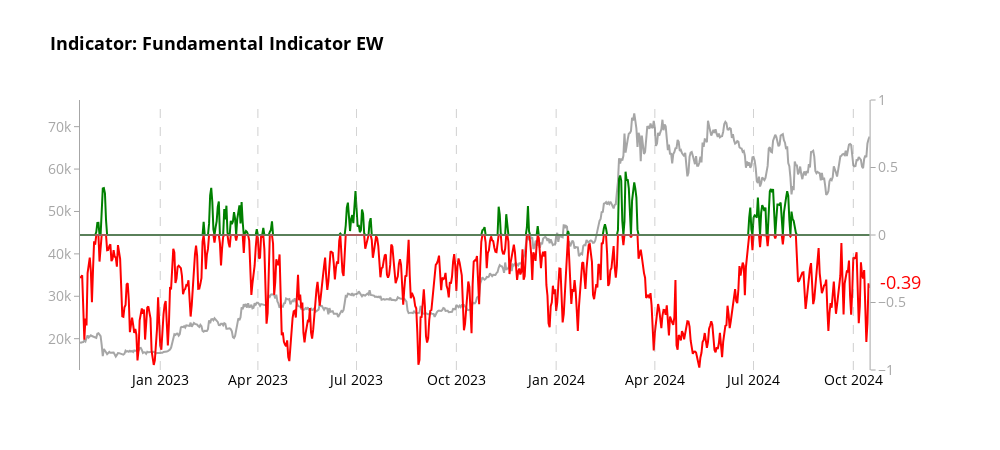
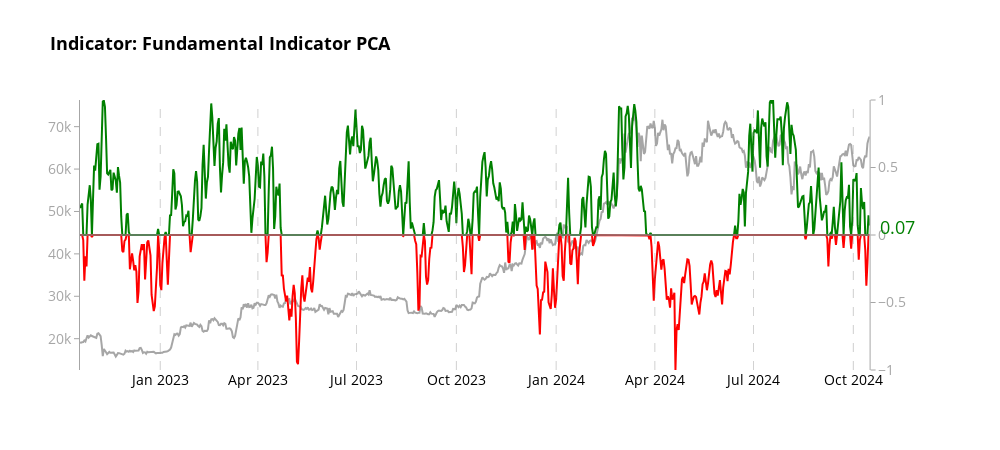
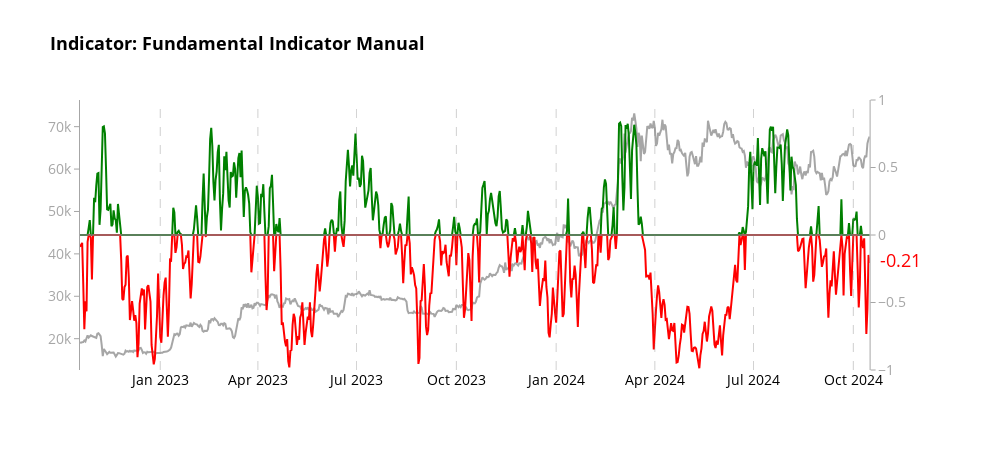

The notebook cell these images were saved under, in order:
### Code cell
# Create charts for each aggregator
aggregators = [
    ('aggregate_indicator_equalweight', "Indicator: Fundamental Indicator EW"),
    ('aggregate_indicator_PCA', "Indicator: Fundamental Indicator PCA"),
    ('aggregate_indicator_manual', "Indicator: Fundamental Indicator Manual")
    
]

for aggregator, title in aggregators:
    fig = create_aggregator_chart(merged_df, aggregator, title)
    
    # Shows the plot
    fig.show()
    
    # Optionally, save the plot as an HTML file
    pio.write_html(fig, file=f'aggregated_analysis_fundamental_{aggregator}_two_year.html')

print("All charts have been displayed and saved as separate HTML files.")

### Figure 1 — Plotly figure (JSON) as saved in the notebook; plotly's stock layout.template omitted (floating-point values rounded to 4 significant figures; data arrays with more than 128 entries replaced by an {"elided": "..."} marker saying what was removed)
{"data": [{"line": {"color": "rgba(128, 128, 128, 0.7)", "width": 2}, "mode": "lines", "name": "Price USD", "x": {"elided": "729 str values"}, "y": {"elided": "729 float values"}, "type": "scatter", "xaxis": "x", "yaxis": "y"}, {"fill": "tozeroy", "fillcolor": "rgba(255,0,0,0)", "line": {"color": "green", "width": 2}, "mode": "lines", "name": "aggregate_indicator_equalweight (Positive)", "x": {"elided": "729 str values"}, "y": {"elided": "729 float values"}, "type": "scatter", "xaxis": "x", "yaxis": "y2"}, {"fill": "tozeroy", "fillcolor": "rgba(0,0,255,0)", "line": {"color": "red", "width": 2}, "mode": "lines", "name": "aggregate_indicator_equalweight (Negative)", "x": {"elided": "729 str values"}, "y": {"elided": "729 float values"}, "type": "scatter", "xaxis": "x", "yaxis": "y2"}, {"hoverinfo": "skip", "line": {"color": "rgba(128, 128, 128, 0.7)", "width": 2}, "showlegend": false, "x": {"elided": "729 str values"}, "y": {"elided": "729 int values"}, "type": "scatter", "xaxis": "x", "yaxis": "y2"}], "layout": {"xaxis": {"anchor": "y", "domain": [0.0, 0.94], "tickfont": {"color": "black", "size": 14}, "showgrid": false, "zeroline": false}, "yaxis": {"anchor": "x", "domain": [0.0, 1.0], "tickfont": {"color": "rgba(128, 128, 128, 0.7)", "size": 14}, "title": {"font": {"size": 18}, "text": ""}, "showgrid": false, "zeroline": false, "showline": true, "linecolor": "rgba(128, 128, 128, 0.7)", "ticks": "outside", "tickcolor": "rgba(128, 128, 128, 0.7)"}, "yaxis2": {"anchor": "x", "overlaying": "y", "side": "right", "tickfont": {"color": "rgba(128, 128, 128, 0.7)", "size": 14}, "title": {"font": {"size": 18}, "text": ""}, "showgrid": false, "range": [-1, 1], "zeroline": false, "showline": true, "linecolor": "rgba(128, 128, 128, 0.7)", "ticks": "outside", "tickcolor": "rgba(128, 128, 128, 0.7)"}, "shapes": [{"line": {"color": "rgba(128, 128, 128, 0.7)", "dash": "dash", "width": 0.75}, "opacity": 0.7, "type": "line", "x0": "2023-01-01T00:00:00", "x1": "2023-01-01T00:00:00", "xref": "x", "y0": 0, "y1": 1, "yref": "y domain"}, {"line": {"color": "rgba(128, 128, 128, 0.7)", "dash": "dash", "width": 0.75}, "opacity": 0.7, "type": "line", "x0": "2024-01-01T00:00:00", "x1": "2024-01-01T00:00:00", "xref": "x", "y0": 0, "y1": 1, "yref": "y domain"}, {"line": {"color": "rgba(128, 128, 128, 0.7)", "dash": "dash", "width": 0.75}, "opacity": 0.7, "type": "line", "x0": "2023-04-01T00:00:00", "x1": "2023-04-01T00:00:00", "xref": "x", "y0": 0, "y1": 1, "yref": "y domain"}, {"line": {"color": "rgba(128, 128, 128, 0.7)", "dash": "dash", "width": 0.75}, "opacity": 0.7, "type": "line", "x0": "2024-04-01T00:00:00", "x1": "2024-04-01T00:00:00", "xref": "x", "y0": 0, "y1": 1, "yref": "y domain"}, {"line": {"color": "rgba(128, 128, 128, 0.7)", "dash": "dash", "width": 0.75}, "opacity": 0.7, "type": "line", "x0": "2023-07-01T00:00:00", "x1": "2023-07-01T00:00:00", "xref": "x", "y0": 0, "y1": 1, "yref": "y domain"}, {"line": {"color": "rgba(128, 128, 128, 0.7)", "dash": "dash", "width": 0.75}, "opacity": 0.7, "type": "line", "x0": "2024-07-01T00:00:00", "x1": "2024-07-01T00:00:00", "xref": "x", "y0": 0, "y1": 1, "yref": "y domain"}, {"line": {"color": "rgba(128, 128, 128, 0.7)", "dash": "dash", "width": 0.75}, "opacity": 0.7, "type": "line", "x0": "2023-10-01T00:00:00", "x1": "2023-10-01T00:00:00", "xref": "x", "y0": 0, "y1": 1, "yref": "y domain"}, {"line": {"color": "rgba(128, 128, 128, 0.7)", "dash": "dash", "width": 0.75}, "opacity": 0.7, "type": "line", "x0": "2024-10-01T00:00:00", "x1": "2024-10-01T00:00:00", "xref": "x", "y0": 0, "y1": 1, "yref": "y domain"}], "annotations": [{"align": "left", "font": {"color": "red", "size": 18}, "showarrow": false, "text": "-0.39", "x": 0.95, "xanchor": "left", "xref": "paper", "y": -0.3453, "yanchor": "middle", "yref": "y2"}], "title": {"font": {"color": "black", "size": 18, "weight": "bold"}, "text": "Indicator: Fundamental Indicator EW"}, "font": {"color": "black", "size": 14}, "showlegend": false, "hovermode": "x unified", "plot_bgcolor": "white", "paper_bgcolor": "white", "width": 1000, "height": 450}}

### Figure 2 — Plotly figure (JSON) as saved in the notebook; plotly's stock layout.template omitted (floating-point values rounded to 4 significant figures; data arrays with more than 128 entries replaced by an {"elided": "..."} marker saying what was removed)
{"data": [{"line": {"color": "rgba(128, 128, 128, 0.7)", "width": 2}, "mode": "lines", "name": "Price USD", "x": {"elided": "729 str values"}, "y": {"elided": "729 float values"}, "type": "scatter", "xaxis": "x", "yaxis": "y"}, {"fill": "tozeroy", "fillcolor": "rgba(255,0,0,0)", "line": {"color": "green", "width": 2}, "mode": "lines", "name": "aggregate_indicator_PCA (Positive)", "x": {"elided": "729 str values"}, "y": {"elided": "729 float values"}, "type": "scatter", "xaxis": "x", "yaxis": "y2"}, {"fill": "tozeroy", "fillcolor": "rgba(0,0,255,0)", "line": {"color": "red", "width": 2}, "mode": "lines", "name": "aggregate_indicator_PCA (Negative)", "x": {"elided": "729 str values"}, "y": {"elided": "729 float values"}, "type": "scatter", "xaxis": "x", "yaxis": "y2"}, {"hoverinfo": "skip", "line": {"color": "rgba(128, 128, 128, 0.7)", "width": 2}, "showlegend": false, "x": {"elided": "729 str values"}, "y": {"elided": "729 int values"}, "type": "scatter", "xaxis": "x", "yaxis": "y2"}], "layout": {"xaxis": {"anchor": "y", "domain": [0.0, 0.94], "tickfont": {"color": "black", "size": 14}, "showgrid": false, "zeroline": false}, "yaxis": {"anchor": "x", "domain": [0.0, 1.0], "tickfont": {"color": "rgba(128, 128, 128, 0.7)", "size": 14}, "title": {"font": {"size": 18}, "text": ""}, "showgrid": false, "zeroline": false, "showline": true, "linecolor": "rgba(128, 128, 128, 0.7)", "ticks": "outside", "tickcolor": "rgba(128, 128, 128, 0.7)"}, "yaxis2": {"anchor": "x", "overlaying": "y", "side": "right", "tickfont": {"color": "rgba(128, 128, 128, 0.7)", "size": 14}, "title": {"font": {"size": 18}, "text": ""}, "showgrid": false, "range": [-1, 1], "zeroline": false, "showline": true, "linecolor": "rgba(128, 128, 128, 0.7)", "ticks": "outside", "tickcolor": "rgba(128, 128, 128, 0.7)"}, "shapes": [{"line": {"color": "rgba(128, 128, 128, 0.7)", "dash": "dash", "width": 0.75}, "opacity": 0.7, "type": "line", "x0": "2023-01-01T00:00:00", "x1": "2023-01-01T00:00:00", "xref": "x", "y0": 0, "y1": 1, "yref": "y domain"}, {"line": {"color": "rgba(128, 128, 128, 0.7)", "dash": "dash", "width": 0.75}, "opacity": 0.7, "type": "line", "x0": "2024-01-01T00:00:00", "x1": "2024-01-01T00:00:00", "xref": "x", "y0": 0, "y1": 1, "yref": "y domain"}, {"line": {"color": "rgba(128, 128, 128, 0.7)", "dash": "dash", "width": 0.75}, "opacity": 0.7, "type": "line", "x0": "2023-04-01T00:00:00", "x1": "2023-04-01T00:00:00", "xref": "x", "y0": 0, "y1": 1, "yref": "y domain"}, {"line": {"color": "rgba(128, 128, 128, 0.7)", "dash": "dash", "width": 0.75}, "opacity": 0.7, "type": "line", "x0": "2024-04-01T00:00:00", "x1": "2024-04-01T00:00:00", "xref": "x", "y0": 0, "y1": 1, "yref": "y domain"}, {"line": {"color": "rgba(128, 128, 128, 0.7)", "dash": "dash", "width": 0.75}, "opacity": 0.7, "type": "line", "x0": "2023-07-01T00:00:00", "x1": "2023-07-01T00:00:00", "xref": "x", "y0": 0, "y1": 1, "yref": "y domain"}, {"line": {"color": "rgba(128, 128, 128, 0.7)", "dash": "dash", "width": 0.75}, "opacity": 0.7, "type": "line", "x0": "2024-07-01T00:00:00", "x1": "2024-07-01T00:00:00", "xref": "x", "y0": 0, "y1": 1, "yref": "y domain"}, {"line": {"color": "rgba(128, 128, 128, 0.7)", "dash": "dash", "width": 0.75}, "opacity": 0.7, "type": "line", "x0": "2023-10-01T00:00:00", "x1": "2023-10-01T00:00:00", "xref": "x", "y0": 0, "y1": 1, "yref": "y domain"}, {"line": {"color": "rgba(128, 128, 128, 0.7)", "dash": "dash", "width": 0.75}, "opacity": 0.7, "type": "line", "x0": "2024-10-01T00:00:00", "x1": "2024-10-01T00:00:00", "xref": "x", "y0": 0, "y1": 1, "yref": "y domain"}], "annotations": [{"align": "left", "font": {"color": "green", "size": 18}, "showarrow": false, "text": "0.07", "x": 0.95, "xanchor": "left", "xref": "paper", "y": 0.06215, "yanchor": "middle", "yref": "y2"}], "title": {"font": {"color": "black", "size": 18, "weight": "bold"}, "text": "Indicator: Fundamental Indicator PCA"}, "font": {"color": "black", "size": 14}, "showlegend": false, "hovermode": "x unified", "plot_bgcolor": "white", "paper_bgcolor": "white", "width": 1000, "height": 450}}

### Figure 3 — Plotly figure (JSON) as saved in the notebook; plotly's stock layout.template omitted (floating-point values rounded to 4 significant figures; data arrays with more than 128 entries replaced by an {"elided": "..."} marker saying what was removed)
{"data": [{"line": {"color": "rgba(128, 128, 128, 0.7)", "width": 2}, "mode": "lines", "name": "Price USD", "x": {"elided": "729 str values"}, "y": {"elided": "729 float values"}, "type": "scatter", "xaxis": "x", "yaxis": "y"}, {"fill": "tozeroy", "fillcolor": "rgba(255,0,0,0)", "line": {"color": "green", "width": 2}, "mode": "lines", "name": "aggregate_indicator_manual (Positive)", "x": {"elided": "729 str values"}, "y": {"elided": "729 float values"}, "type": "scatter", "xaxis": "x", "yaxis": "y2"}, {"fill": "tozeroy", "fillcolor": "rgba(0,0,255,0)", "line": {"color": "red", "width": 2}, "mode": "lines", "name": "aggregate_indicator_manual (Negative)", "x": {"elided": "729 str values"}, "y": {"elided": "729 float values"}, "type": "scatter", "xaxis": "x", "yaxis": "y2"}, {"hoverinfo": "skip", "line": {"color": "rgba(128, 128, 128, 0.7)", "width": 2}, "showlegend": false, "x": {"elided": "729 str values"}, "y": {"elided": "729 int values"}, "type": "scatter", "xaxis": "x", "yaxis": "y2"}], "layout": {"xaxis": {"anchor": "y", "domain": [0.0, 0.94], "tickfont": {"color": "black", "size": 14}, "showgrid": false, "zeroline": false}, "yaxis": {"anchor": "x", "domain": [0.0, 1.0], "tickfont": {"color": "rgba(128, 128, 128, 0.7)", "size": 14}, "title": {"font": {"size": 18}, "text": ""}, "showgrid": false, "zeroline": false, "showline": true, "linecolor": "rgba(128, 128, 128, 0.7)", "ticks": "outside", "tickcolor": "rgba(128, 128, 128, 0.7)"}, "yaxis2": {"anchor": "x", "overlaying": "y", "side": "right", "tickfont": {"color": "rgba(128, 128, 128, 0.7)", "size": 14}, "title": {"font": {"size": 18}, "text": ""}, "showgrid": false, "range": [-1, 1], "zeroline": false, "showline": true, "linecolor": "rgba(128, 128, 128, 0.7)", "ticks": "outside", "tickcolor": "rgba(128, 128, 128, 0.7)"}, "shapes": [{"line": {"color": "rgba(128, 128, 128, 0.7)", "dash": "dash", "width": 0.75}, "opacity": 0.7, "type": "line", "x0": "2023-01-01T00:00:00", "x1": "2023-01-01T00:00:00", "xref": "x", "y0": 0, "y1": 1, "yref": "y domain"}, {"line": {"color": "rgba(128, 128, 128, 0.7)", "dash": "dash", "width": 0.75}, "opacity": 0.7, "type": "line", "x0": "2024-01-01T00:00:00", "x1": "2024-01-01T00:00:00", "xref": "x", "y0": 0, "y1": 1, "yref": "y domain"}, {"line": {"color": "rgba(128, 128, 128, 0.7)", "dash": "dash", "width": 0.75}, "opacity": 0.7, "type": "line", "x0": "2023-04-01T00:00:00", "x1": "2023-04-01T00:00:00", "xref": "x", "y0": 0, "y1": 1, "yref": "y domain"}, {"line": {"color": "rgba(128, 128, 128, 0.7)", "dash": "dash", "width": 0.75}, "opacity": 0.7, "type": "line", "x0": "2024-04-01T00:00:00", "x1": "2024-04-01T00:00:00", "xref": "x", "y0": 0, "y1": 1, "yref": "y domain"}, {"line": {"color": "rgba(128, 128, 128, 0.7)", "dash": "dash", "width": 0.75}, "opacity": 0.7, "type": "line", "x0": "2023-07-01T00:00:00", "x1": "2023-07-01T00:00:00", "xref": "x", "y0": 0, "y1": 1, "yref": "y domain"}, {"line": {"color": "rgba(128, 128, 128, 0.7)", "dash": "dash", "width": 0.75}, "opacity": 0.7, "type": "line", "x0": "2024-07-01T00:00:00", "x1": "2024-07-01T00:00:00", "xref": "x", "y0": 0, "y1": 1, "yref": "y domain"}, {"line": {"color": "rgba(128, 128, 128, 0.7)", "dash": "dash", "width": 0.75}, "opacity": 0.7, "type": "line", "x0": "2023-10-01T00:00:00", "x1": "2023-10-01T00:00:00", "xref": "x", "y0": 0, "y1": 1, "yref": "y domain"}, {"line": {"color": "rgba(128, 128, 128, 0.7)", "dash": "dash", "width": 0.75}, "opacity": 0.7, "type": "line", "x0": "2024-10-01T00:00:00", "x1": "2024-10-01T00:00:00", "xref": "x", "y0": 0, "y1": 1, "yref": "y domain"}], "annotations": [{"align": "left", "font": {"color": "red", "size": 18}, "showarrow": false, "text": "-0.21", "x": 0.95, "xanchor": "left", "xref": "paper", "y": -0.1833, "yanchor": "middle", "yref": "y2"}], "title": {"font": {"color": "black", "size": 18, "weight": "bold"}, "text": "Indicator: Fundamental Indicator Manual"}, "font": {"color": "black", "size": 14}, "showlegend": false, "hovermode": "x unified", "plot_bgcolor": "white", "paper_bgcolor": "white", "width": 1000, "height": 450}}
